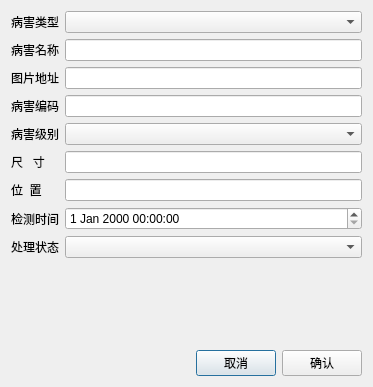
<?xml version="1.0" encoding="UTF-8"?>
<ui version="4.0">
 <class>addVirusDialog</class>
 <widget class="QDialog" name="addVirusDialog">
  <property name="geometry">
   <rect>
    <x>0</x>
    <y>0</y>
    <width>373</width>
    <height>387</height>
   </rect>
  </property>
  <property name="windowTitle">
   <string>Dialog</string>
  </property>
  <layout class="QVBoxLayout" name="verticalLayout">
   <item>
    <layout class="QFormLayout" name="formLayout">
     <item row="0" column="0">
      <widget class="QLabel" name="label_2">
       <property name="text">
        <string>病害类型</string>
       </property>
      </widget>
     </item>
     <item row="0" column="1">
      <widget class="QComboBox" name="comboBox_4"/>
     </item>
     <item row="1" column="0">
      <widget class="QLabel" name="label_3">
       <property name="text">
        <string>病害名称</string>
       </property>
      </widget>
     </item>
     <item row="1" column="1">
      <widget class="QLineEdit" name="lineEdit"/>
     </item>
     <item row="2" column="0">
      <widget class="QLabel" name="label_4">
       <property name="text">
        <string>图片地址</string>
       </property>
      </widget>
     </item>
     <item row="2" column="1">
      <widget class="QLineEdit" name="lineEdit_2"/>
     </item>
     <item row="3" column="0">
      <widget class="QLabel" name="label_5">
       <property name="text">
        <string>病害编码</string>
       </property>
      </widget>
     </item>
     <item row="3" column="1">
      <widget class="QLineEdit" name="lineEdit_3"/>
     </item>
     <item row="4" column="0">
      <widget class="QLabel" name="label_6">
       <property name="text">
        <string>病害级别</string>
       </property>
      </widget>
     </item>
     <item row="4" column="1">
      <widget class="QComboBox" name="comboBox_2"/>
     </item>
     <item row="5" column="0">
      <widget class="QLabel" name="label_7">
       <property name="text">
        <string>尺   寸</string>
       </property>
      </widget>
     </item>
     <item row="5" column="1">
      <widget class="QLineEdit" name="lineEdit_4"/>
     </item>
     <item row="6" column="0">
      <widget class="QLabel" name="label_9">
       <property name="text">
        <string>位  置</string>
       </property>
      </widget>
     </item>
     <item row="6" column="1">
      <widget class="QLineEdit" name="lineEdit_5"/>
     </item>
     <item row="7" column="0">
      <widget class="QLabel" name="label_10">
       <property name="text">
        <string>检测时间</string>
       </property>
      </widget>
     </item>
     <item row="7" column="1">
      <widget class="QDateTimeEdit" name="dateTimeEdit"/>
     </item>
     <item row="8" column="0">
      <widget class="QLabel" name="label_11">
       <property name="text">
        <string>处理状态</string>
       </property>
      </widget>
     </item>
     <item row="8" column="1">
      <widget class="QComboBox" name="comboBox_3"/>
     </item>
    </layout>
   </item>
   <item>
    <layout class="QHBoxLayout" name="horizontalLayout">
     <item>
      <spacer name="horizontalSpacer">
       <property name="orientation">
        <enum>Qt::Horizontal</enum>
       </property>
       <property name="sizeHint" stdset="0">
        <size>
         <width>40</width>
         <height>20</height>
        </size>
       </property>
      </spacer>
     </item>
     <item>
      <widget class="QPushButton" name="pushButton">
       <property name="text">
        <string>取消</string>
       </property>
      </widget>
     </item>
     <item>
      <widget class="QPushButton" name="pushButton_2">
       <property name="text">
        <string>确认</string>
       </property>
      </widget>
     </item>
    </layout>
   </item>
  </layout>
 </widget>
 <resources/>
 <connections/>
</ui>
